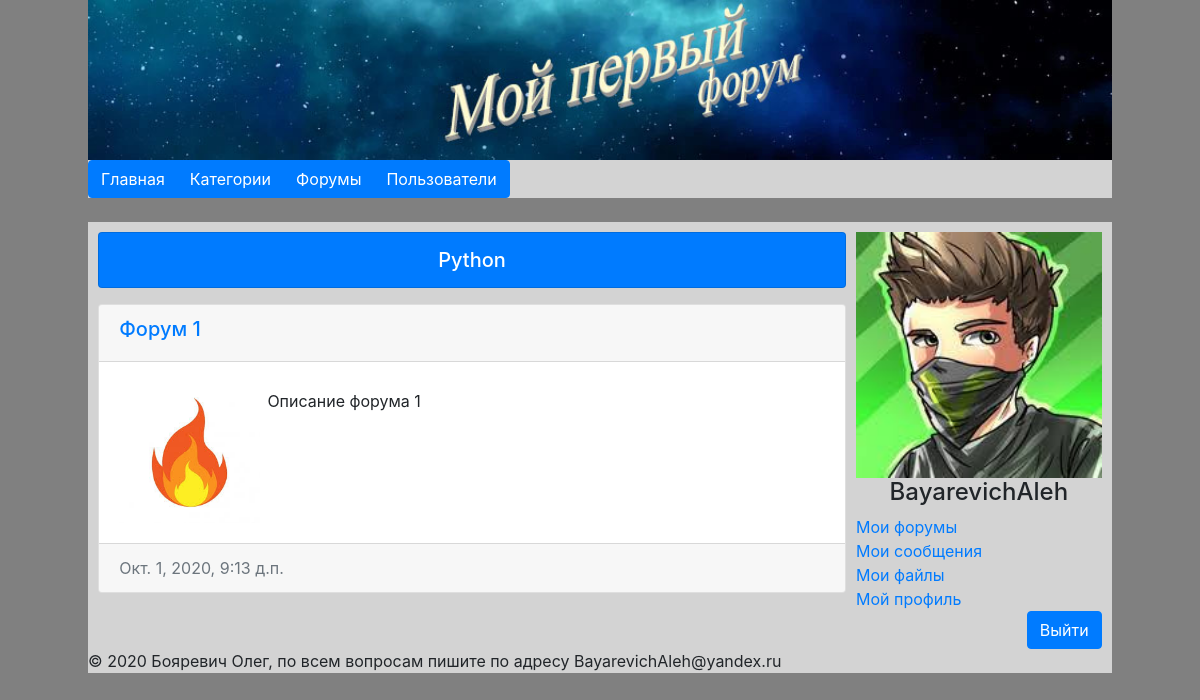
Screenshot of /category/1/ (signed in) with the database file from the repository.
### Forum/models.py (models this page shows, shortened)
class Category(models.Model):
    title = models.CharField(max_length=150, db_index=True, verbose_name='Название категории')  # Название категории
    commit = models.TextField(max_length=1000, verbose_name='Описание категории')  # Краткое описание категории
    def __str__(self):
        return self.title
    class Meta:
        verbose_name = 'Котегория'
        verbose_name_plural = 'Категории'
        ordering = ['title']

class Forum(models.Model):
    category = models.ForeignKey('Category', on_delete=models.SET_NULL, null=True,
                                 verbose_name='Категория')  # id категории форумов
    name = models.CharField(max_length=100, verbose_name='Название')  # Название форума
    commit = models.TextField(verbose_name='Описание')  # Краткое описание форума
    logo = models.ImageField(blank=True, upload_to='forumlogos/', verbose_name='Логотип')  # логотип форума
    creator = models.ForeignKey('Users', on_delete=models.PROTECT, null=True, verbose_name='Создатель')  # id создателя
    is_pablished = models.BooleanField(default=True,
                                       verbose_name='Публичность')  # Флаг публичности форума, по умолчанию доступен всем
    create_date = models.DateTimeField(auto_now_add=True, verbose_name='Дата создания')  # Дата создания форума
    def get_absolute_url(self):
        return reverse('forum', kwargs={"forum_id": self.pk})
    class Meta:
        verbose_name = 'Форум'
        verbose_name_plural = 'Форумы'
        ordering = ['name']

class Users(AbstractUser):
    status_choices = (
        ('active', 'Активен'),
        ('warn', 'Вынесено предупреждение'),
        ('block', 'Заблокирован'),
        ('delate', 'Удален'),
    )
    age = models.DateField(blank=True, null=True, verbose_name='Дата Рождения', )  # Возраст юзера
    photo = models.ImageField(blank=True, upload_to='userphotos/', verbose_name='Фото')  # Фото юзера
    status = models.CharField(max_length=150, choices=status_choices, default='active', verbose_name='Статус')
    class Meta:
        verbose_name = 'Пользователь'
        verbose_name_plural = 'Пользователи'
        ordering = ['username']

### Forum/views.py (the view)
# urls.py: path('category/<int:category_id>/', CategoryPage.as_view(), name='category'),
class CategoryPage(MyListView):
    model = Forum
    template_name = 'Forum/category.html'
    context_object_name = 'forums'
    allow_empty = False
    paginate_by = 5
    def get_context_data(self, *, object_list=None, **kwargs):
        context = super(__class__, self).get_context_data(**kwargs)
        if self.kwargs['category_id'] != 0:
            context['category'] = Category.objects.get(pk=self.kwargs['category_id'])
            context['title'] = f"Категория :: {context['category']}"
        else:
            context['category'] = 0
            context['title'] = "Категория :: Все категории"
        self.pages = context['page_obj']
        context['pages'] = self.get_pages()
        return context
    def get_queryset(self):
        if self.kwargs['category_id'] != 0:
            return Forum.objects.filter(category_id=self.kwargs['category_id'])
        else:
            return Forum.objects.all()

### Forum/utils.py (called while the page is built)
    def get_pages(self):
        if self.pages.paginator.num_pages < 10:
            return (range(1, self.pages.paginator.num_pages + 1))
        elif self.pages.number > self.pages.paginator.num_pages - 5:
            return (range(self.pages.paginator.num_pages - 8, self.pages.paginator.num_pages + 1))
        else:
            return (range(self.pages.number - 4, self.pages.number + 4))

    def get_context_data(self, *, object_list=None, **kwargs):
        context = super(__class__, self).get_context_data(**kwargs)
        userform = UserLoginForm
        context['userform'] = userform
        context['title'] = self.title
        return context

### Forum/templates/Forum/category.html
{% extends 'base.html' %}
{% block content %}
    <div class="card text-white bg-primary mb-3">
        <h5 style="margin: 15px auto">
            {% if category == 0 %}
                Все категории
            {% else %}
                {{ category }}
            {% endif %}
        </h5>
    </div>
    {% for item in forums %}
        <div class="card text-center" style="margin: 15px auto">
            <div class="card-header" align="left">
                <a href="{{ item.get_absolute_url }}"><h5>{{ item.name }}</h5></a>
            </div>
            <div class="card-body" align="left">
                <div class="col-1-4" style="width: 20%">
                    {% if  item.logo %}
                        <img src="../../static{{ item.logo.url }}" width="100%" alt="Логотип">
                    {% else %}
                        <img src="../../static/media/forumlogos/nologo.png" width="100%" alt="Логотип">
                    {% endif %}
                </div>
                <div class="col-3-4"><p class="card-text" align="justify">{{ item.commit }}</p></div>
            </div>
            <div class="card-footer text-muted" align="left">
                {{ item.create_date }}
            </div>
        </div>
    {% endfor %}
{% endblock %}
{% block user %}
    {{ block.super }}
{% endblock %}

### templates/inc/_login.html (shortened to what this page needs)
{% if request.user.is_authenticated %}
    {% if request.user.photo %}
        <img src="../static{{ request.user.photo.url }}" alt="Photo" width="100%">
    {% else %}
        <img src="../static/media/userphotos/nophoto.png" alt="Photo" width="100%">
    {% endif %}
    <h4 align="center">{{ request.user.username }}</h4>
    <a href="#">Мои форумы</a><br>
    <a href="#">Мои сообщения</a><br>
    <a href="#">Мои файлы</a><br>
    <a href="#">Мой профиль</a><br>
    <form action="{% url 'logout' %}" method="post" autocomplete="off">
        <div style="float: right">
            <button type="submit" class="btn btn-primary">Выйти</button>
        </div>
    </form>
{% endif %}

### Forum/static/css/style.css (style rules this page uses)
.col-3-4 { width: 73%; float: left; margin: 1%; }
.col-1-4 { width: 25%; float: left; }
body { background-color: gray; }

### rows the page displays
Category: title "Python"
Forum: name "Форум 1", logo (picture), commit "Описание форума 1", create_date "Окт. 1, 2020, 9:13 д.п."
Users: user.photo (picture), user.username "BayarevichAleh"
